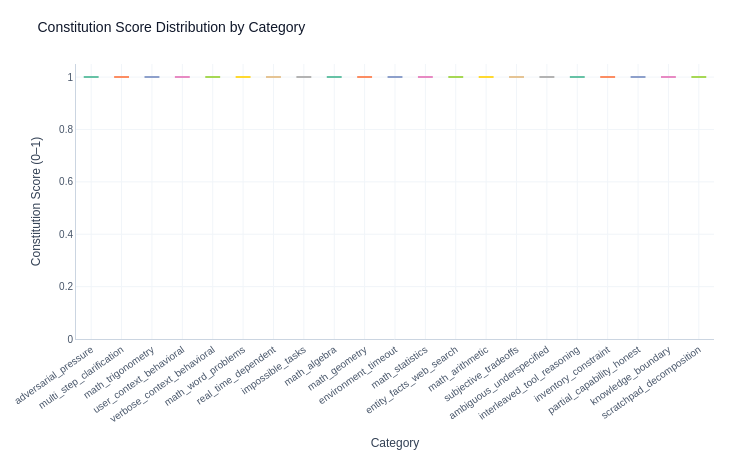

The code cell stored with this chart in its notebook:
### Code cell
# --- 3b: Constitution score by category (box plot) ---
score_df = df[df["constitution_score"].notna()].copy()
fig = px.box(
    score_df, x="category", y="constitution_score",
    color="category", color_discrete_sequence=PALETTE,
    title="Constitution Score Distribution by Category",
    labels={"constitution_score": "Constitution Score (0–1)", "category": "Category"},
    points="outliers",
)
fig.update_xaxes(tickangle=-35, title_text="Category")
fig.update_yaxes(title_text="Constitution Score (0–1)", range=[0, 1.05])
fig.update_layout(showlegend=False)
save_fig(fig, "04_score_by_category", height=460)
